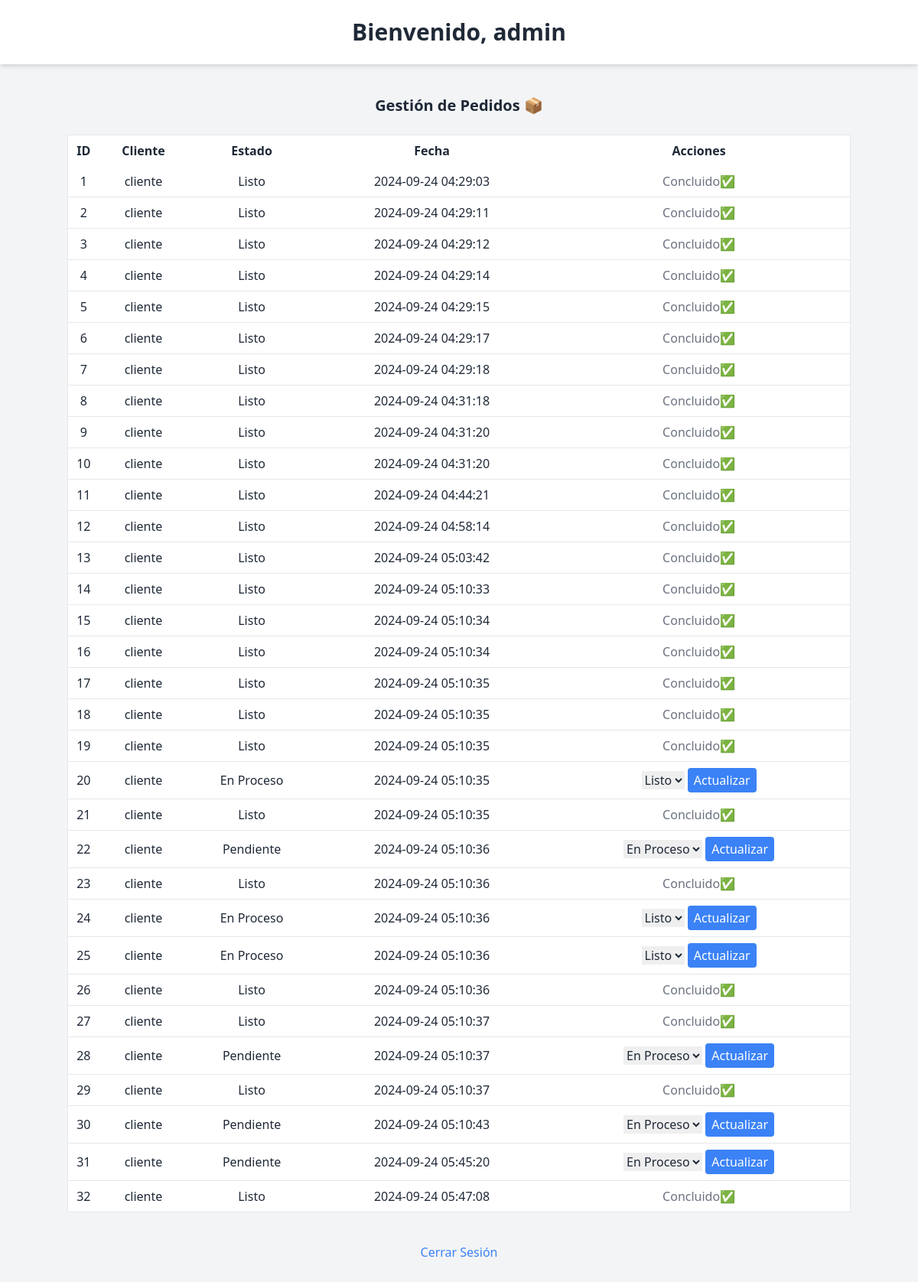
The app's page /index.php (signed in) with its own data.
### tables this page shows
CREATE TABLE `pedidos` (
  `id` int(11) NOT NULL,
  `cliente_username` varchar(255) NOT NULL,
  `estado` varchar(50) NOT NULL DEFAULT 'Pendiente',
  `fecha` timestamp NOT NULL DEFAULT current_timestamp()
);

### index.php (the view, shortened to what this page needs)
<?php
include 'db.php';
$username = $_SESSION['username'];
$role = $_SESSION['role'];
$sql = $role === 'admin' ? "SELECT * FROM pedidos" : "SELECT * FROM pedidos WHERE cliente_username = '$username'";
$result = $conn->query($sql);
?>
<!DOCTYPE html>
<html lang="es">
<head>
    <link href="https://cdn.jsdelivr.net/npm/tailwindcss@2.2.19/dist/tailwind.min.css" rel="stylesheet">
</head>
<body class="bg-gray-100 text-gray-800">
    <header class="bg-white p-6 shadow-md text-center">
        <h1 class="text-3xl font-bold">Bienvenido, <?= htmlspecialchars($username) ?></h1>
    </header>
    <main class="container mx-auto py-10 text-center">
        <h2 class="text-xl font-semibold mb-6"><?= $role === 'cliente' ? 'Mis Pedidos 📦' : 'Gestión de Pedidos 📦' ?></h2>
        <table class="min-w-full bg-white border border-gray-200">
            <thead>
                <tr>
                    <th class="py-2">ID</th>
                    <?php if ($role === 'admin') echo '<th class="py-2">Cliente</th>'; ?>
                    <th class="py-2">Estado</th>
                    <th class="py-2">Fecha</th>
                    <?php if ($role === 'admin') echo '<th class="py-2">Acciones</th>'; ?>
                </tr>
            </thead>
            <tbody>
                <?php while ($pedido = $result->fetch_assoc()): ?>
                    <tr>
                        <td class="py-2 border-b"><?= $pedido['id'] ?></td>
                        <?php if ($role === 'admin'): ?>
                            <td class="py-2 border-b"><?= $pedido['cliente_username'] ?></td>
                        <?php endif; ?>
                        <td class="py-2 border-b"><?= $pedido['estado'] ?></td>
                        <td class="py-2 border-b"><?= $pedido['fecha'] ?></td>
                        <?php if ($role === 'admin'): ?>
                            <td class="py-2 border-b">
                                <?php if ($pedido['estado'] !== 'Listo'): ?>
                                    <form action="actualizar_pedido.php" method="POST" class="inline">
                                        <select name="estado">
                                            <?php foreach (['En Proceso', 'Listo'] as $opcion): ?>
                                                <?php if ($opcion !== $pedido['estado']): ?>
                                                    <option value="<?= $opcion ?>"><?= $opcion ?></option>
                                                <?php endif; ?>
                                            <?php endforeach; ?>
                                        </select>
                                        <button type="submit" class="bg-blue-500 text-white px-2 py-1 rounded">Actualizar</button>
                                    </form>
                                <?php else: ?>
                                    <span class="text-gray-500">Concluido✅</span>
                                <?php endif; ?>
                            </td>
                        <?php endif; ?>
                    </tr>
                <?php endwhile; ?>
            </tbody>
        </table>
        <div class="mt-10">
            <a href="logout.php" class="text-blue-500">Cerrar Sesión</a>
        </div>
    </main>
</body>
</html>

### records on screen
pedidos: id "1", cliente_username "cliente", estado "Listo", fecha "2024-09-24 04:29:03", shows "Concluido✅"
pedidos: id "2", cliente_username "cliente", estado "Listo", fecha "2024-09-24 04:29:11", shows "Concluido✅"
pedidos: id "3", cliente_username "cliente", estado "Listo", fecha "2024-09-24 04:29:12", shows "Concluido✅"
pedidos: id "4", cliente_username "cliente", estado "Listo", fecha "2024-09-24 04:29:14", shows "Concluido✅"
pedidos: id "5", cliente_username "cliente", estado "Listo", fecha "2024-09-24 04:29:15", shows "Concluido✅"
pedidos: id "6", cliente_username "cliente", estado "Listo", fecha "2024-09-24 04:29:17", shows "Concluido✅"
pedidos: id "7", cliente_username "cliente", estado "Listo", fecha "2024-09-24 04:29:18", shows "Concluido✅"
pedidos: id "8", cliente_username "cliente", estado "Listo", fecha "2024-09-24 04:31:18", shows "Concluido✅"
pedidos: id "9", cliente_username "cliente", estado "Listo", fecha "2024-09-24 04:31:20", shows "Concluido✅"
pedidos: id "10", cliente_username "cliente", estado "Listo", fecha "2024-09-24 04:31:20", shows "Concluido✅"
pedidos: id "11", cliente_username "cliente", estado "Listo", fecha "2024-09-24 04:44:21", shows "Concluido✅"
pedidos: id "12", cliente_username "cliente", estado "Listo", fecha "2024-09-24 04:58:14", shows "Concluido✅"
pedidos: id "13", cliente_username "cliente", estado "Listo", fecha "2024-09-24 05:03:42", shows "Concluido✅"
pedidos: id "14", cliente_username "cliente", estado "Listo", fecha "2024-09-24 05:10:33", shows "Concluido✅"
pedidos: id "15", cliente_username "cliente", estado "Listo", fecha "2024-09-24 05:10:34", shows "Concluido✅"
pedidos: id "16", cliente_username "cliente", estado "Listo", fecha "2024-09-24 05:10:34", shows "Concluido✅"
pedidos: id "17", cliente_username "cliente", estado "Listo", fecha "2024-09-24 05:10:35", shows "Concluido✅"
pedidos: id "18", cliente_username "cliente", estado "Listo", fecha "2024-09-24 05:10:35", shows "Concluido✅"
pedidos: id "19", cliente_username "cliente", estado "Listo", fecha "2024-09-24 05:10:35", shows "Concluido✅"
pedidos: id "20", cliente_username "cliente", estado "En Proceso", fecha "2024-09-24 05:10:35", estado "Listo"
pedidos: id "21", cliente_username "cliente", estado "Listo", fecha "2024-09-24 05:10:35", shows "Concluido✅"
pedidos: id "22", cliente_username "cliente", estado "Pendiente", fecha "2024-09-24 05:10:36", estado "En Proceso"
pedidos: id "23", cliente_username "cliente", estado "Listo", fecha "2024-09-24 05:10:36", shows "Concluido✅"
pedidos: id "24", cliente_username "cliente", estado "En Proceso", fecha "2024-09-24 05:10:36", estado "Listo"
pedidos: id "25", cliente_username "cliente", estado "En Proceso", fecha "2024-09-24 05:10:36", estado "Listo"
pedidos: id "26", cliente_username "cliente", estado "Listo", fecha "2024-09-24 05:10:36", shows "Concluido✅"
pedidos: id "27", cliente_username "cliente", estado "Listo", fecha "2024-09-24 05:10:37", shows "Concluido✅"
pedidos: id "28", cliente_username "cliente", estado "Pendiente", fecha "2024-09-24 05:10:37", estado "En Proceso"
pedidos: id "29", cliente_username "cliente", estado "Listo", fecha "2024-09-24 05:10:37", shows "Concluido✅"
pedidos: id "30", cliente_username "cliente", estado "Pendiente", fecha "2024-09-24 05:10:43", estado "En Proceso"
pedidos: id "31", cliente_username "cliente", estado "Pendiente", fecha "2024-09-24 05:45:20", estado "En Proceso"
pedidos: id "32", cliente_username "cliente", estado "Listo", fecha "2024-09-24 05:47:08", shows "Concluido✅"

### other values on screen
$username "admin"
